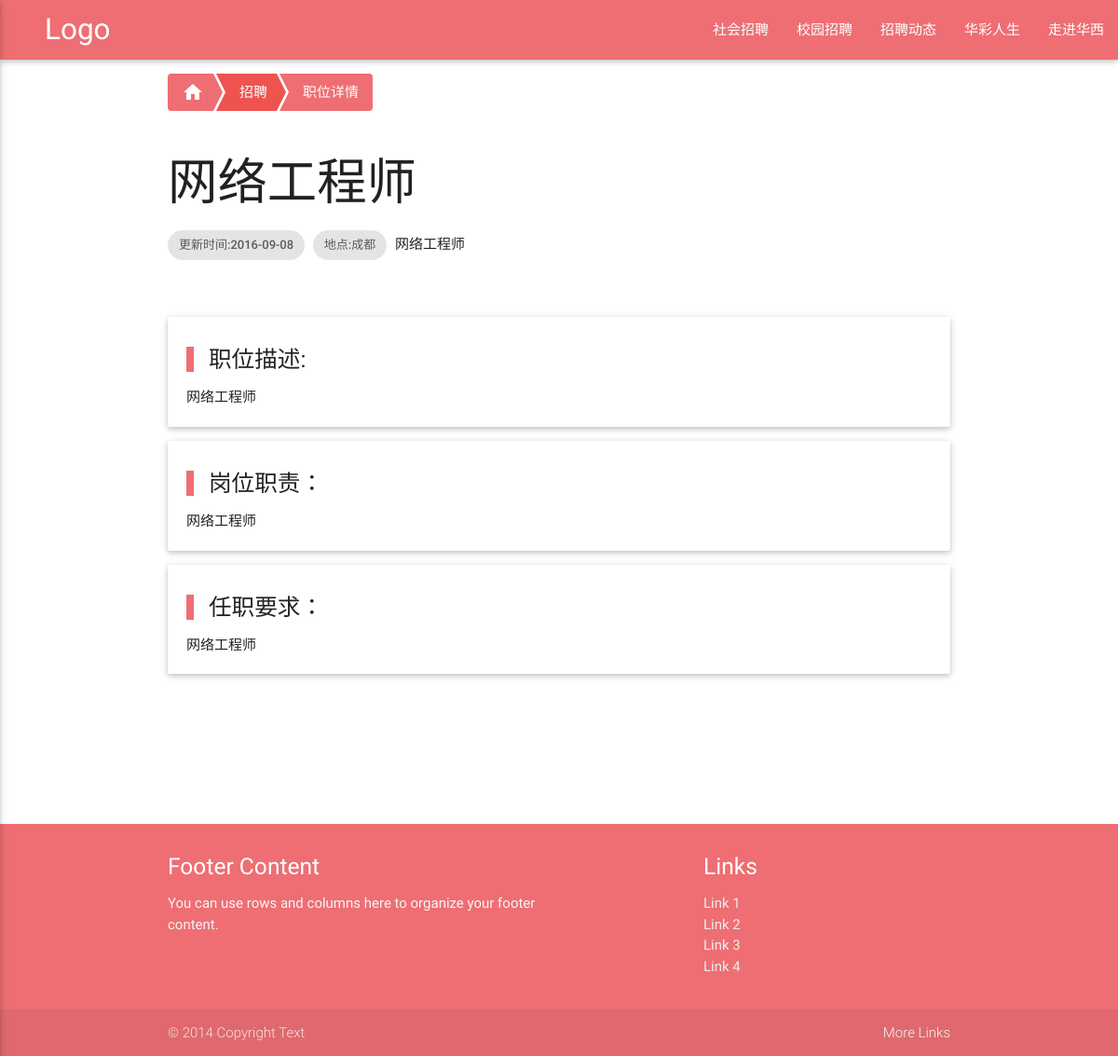
/job/detail/2/, run on the app's committed database.
### job/models.py (models this page shows, shortened)
class Job(models.Model):
    title = models.CharField('标题', max_length=128)
    created = models.DateTimeField('发布时间', auto_now_add=True)
    requirement = models.TextField('要求')
    responsibility = models.TextField('职责')
    description = models.TextField('描述')
    tag = models.TextField('标签')
    assortment = models.ForeignKey(Assortment, verbose_name='招聘分类', related_name='job_assortment')
    category = models.ForeignKey(Category, verbose_name='技术分类')
    address = models.ForeignKey(Address, verbose_name='地址')
    department = models.ForeignKey(Department, verbose_name='部门')

class Address(models.Model):
    name = models.CharField('名称', max_length=32)

### job/views.py (the view)
# urls.py: url(r'^detail/(\d+)/$', get_about_job_detail, name='site_about_job_detail'),
def get_about_job_detail(request, job_id):
    try:
        job_detail = Job.objects.get(id=job_id)
    except Job.DoesNotExist:
        render(Http404)
    ctx = {'Job':job_detail}
    return render(request, 'job/job_detail.html',ctx)

### templates/job/job_detail.html (shortened to what this page needs)
<!DOCTYPE html>
<html lang="en">
<head>
    <link rel="stylesheet" href="/static/lib/materialize/css/materialize.css">
    <link rel="stylesheet" href="/static/lib/iconfont/material-icons.css">
    <link rel="stylesheet" href="/static/lib/css/common.css">
    <link rel="stylesheet" href="/static/job/job_detail.css">
</head>
<body>
    <header>
        {% include 'public/nav.html' %}
    </header>
    <div class="container">
        <ul id="breadcrumb" >
            <li><a href="#"><i class="material-icons">home</i></a></li>
            <li><a href="#">
                招聘</a>
            </li>
            <li><a href="#">
                职位详情</a>
            </li>
        </ul>
                <ul class="tag-list">
                    <li>
                        <div class="title-section">
                            <h2>{{ Job.title }}</h2>
                            <div class="chip">
                                更新时间:{{ Job.created|date:'Y-m-d' }}
                            </div>
                            <div class="chip">
                                地点:{{ Job.address.name }}
                            </div>
                            {% autoescape off %}
                                {{ Job.tag }}
                            {% endautoescape %}
                        </div>
                    </li>
                    <li>
                        <div class="card-panel lighten-5 z-depth-1">
                            <div class="card-content">
                                <h5 class="title">职位描述:</h5>
                                {% autoescape off %}
                                    {{ Job.description }}
                                {% endautoescape %}
                            </div>
                        </div>
                    </li>
                    <li>
                        <div class="card-panel lighten-5 z-depth-1">
                            <div class="card-content">
                                <h5 class="title">
                                   岗位职责：
                                </h5>
                                {% autoescape off %}
                                    {{ Job.responsibility }}
                                {% endautoescape %}
                            </div>
                        </div>
                    </li>
                    <li>
                        <div class="card-panel lighten-5 z-depth-1">
                            <div class="card-content">
                                <h5 class="title">
                                   任职要求：
                                </h5>
                                {% autoescape off %}
                                    {{ Job.requirement }}
                                {% endautoescape %}
                            </div>
                        </div>
                    </li>
                 </ul>
    </div>
        {% include 'public/footer.html' %}
</html>

### templates/public/nav.html (shortened to what this page needs)
<div class="navbar-fixed">
    <nav>
      <div class="nav-wrapper">
        <a href="/index" class="brand-logo">Logo</a>
        <ul class="right hide-on-med-and-down">
            <li><a href="/job/society">社会招聘</a></li>
            <li><a href="/job/school">校园招聘</a></li>
            <li><a href="/job/">招聘动态</a></li>
            <li><a href="/job/about">华彩人生</a></li>
            <li><a href="/job/job">走进华西</a></li>
        </ul>
      </div>
    </nav>
</div>

### templates/public/footer.html (shortened to what this page needs)
<footer class="page-footer">
          <div class="container">
            <div class="row">
              <div class="col l6 s12">
                <h5 class="white-text">Footer Content</h5>
                <p class="grey-text text-lighten-4">You can use rows and columns here to organize your footer content.</p>
              </div>
              <div class="col l4 offset-l2 s12">
                <h5 class="white-text">Links</h5>
                <ul>
                  <li><a class="grey-text text-lighten-3" href="#!">Link 1</a></li>
                  <li><a class="grey-text text-lighten-3" href="#!">Link 2</a></li>
                  <li><a class="grey-text text-lighten-3" href="#!">Link 3</a></li>
                  <li><a class="grey-text text-lighten-3" href="#!">Link 4</a></li>
                </ul>
              </div>
            </div>
          </div>
          <div class="footer-copyright">
            <div class="container">
            © 2014 Copyright Text
            <a class="grey-text text-lighten-4 right" href="#!">More Links</a>
            </div>
          </div>
</footer>
</body>

### static/job/job_detail.css (style rules this page uses)
.title { margin-bottom: 16px; padding-left: 16px; border-left: 8px solid #ee6e73; }
.title-section { padding-bottom: 48px; }

### data on the page
Job: title "网络工程师", created "2016-09-08", address.name "成都", tag "网络工程师", description "网络工程师", responsibility "网络工程师", requirement "网络工程师"
